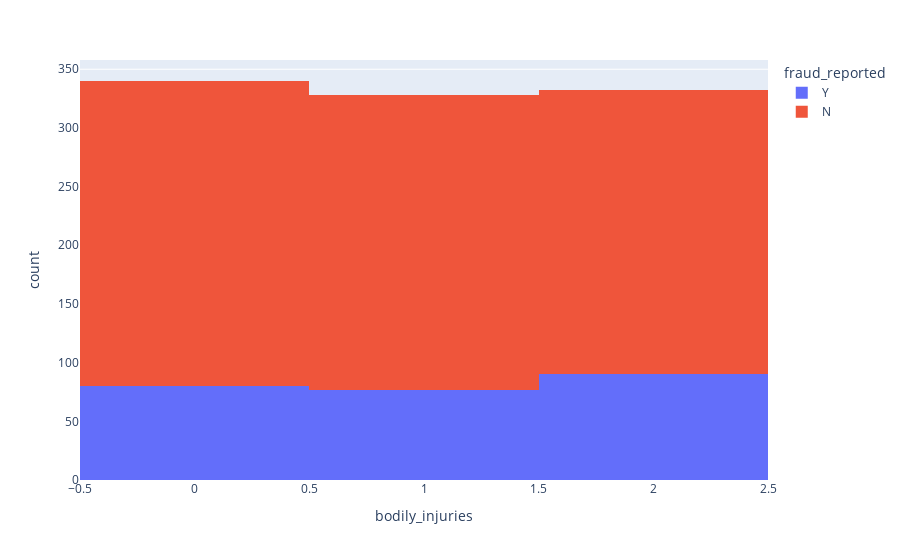

Notebook cell for this chart:
### Code cell
fig = px.histogram(df, x="bodily_injuries", color='fraud_reported')
fig.show()

### Figure 1 — Plotly figure (JSON) as saved in the notebook; plotly's stock layout.template omitted (floating-point values rounded to 4 significant figures; data arrays with more than 128 entries replaced by an {"elided": "..."} marker saying what was removed)
{"data": [{"alignmentgroup": "True", "bingroup": "x", "hovertemplate": "fraud_reported=Y<br>bodily_injuries=%{x}<br>count=%{y}<extra></extra>", "legendgroup": "Y", "marker": {"color": "#636efa", "pattern": {"shape": ""}}, "name": "Y", "offsetgroup": "Y", "orientation": "v", "showlegend": true, "type": "histogram", "x": {"elided": "247 int values"}, "xaxis": "x", "yaxis": "y"}, {"alignmentgroup": "True", "bingroup": "x", "hovertemplate": "fraud_reported=N<br>bodily_injuries=%{x}<br>count=%{y}<extra></extra>", "legendgroup": "N", "marker": {"color": "#EF553B", "pattern": {"shape": ""}}, "name": "N", "offsetgroup": "N", "orientation": "v", "showlegend": true, "type": "histogram", "x": {"elided": "753 int values"}, "xaxis": "x", "yaxis": "y"}], "layout": {"barmode": "relative", "legend": {"title": {"text": "fraud_reported"}, "tracegroupgap": 0}, "margin": {"t": 60}, "xaxis": {"anchor": "y", "domain": [0, 1], "title": {"text": "bodily_injuries"}}, "yaxis": {"anchor": "x", "domain": [0, 1], "title": {"text": "count"}}}}
